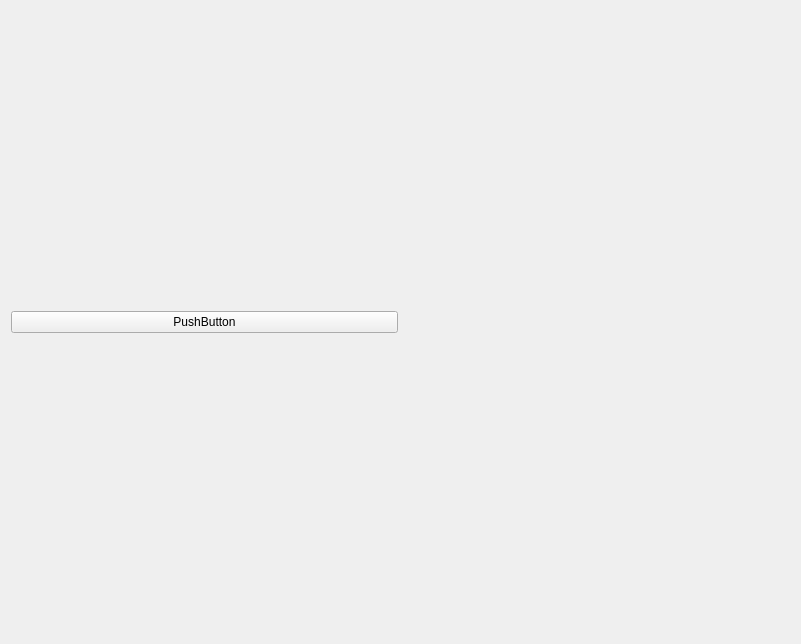
<?xml version="1.0" encoding="UTF-8"?>
<ui version="4.0">
 <class>Form</class>
 <widget class="QWidget" name="Form">
  <property name="geometry">
   <rect>
    <x>0</x>
    <y>0</y>
    <width>801</width>
    <height>644</height>
   </rect>
  </property>
  <property name="windowTitle">
   <string>Form</string>
  </property>
  <layout class="QHBoxLayout" name="horizontalLayout">
   <item>
    <widget class="QPushButton" name="pushButton">
     <property name="text">
      <string>PushButton</string>
     </property>
    </widget>
   </item>
   <item>
    <widget class="CEmbeddedDisplay" name="CEmbeddedDisplay"/>
   </item>
  </layout>
 </widget>
 <customwidgets>
  <customwidget>
   <class>PyDMEmbeddedDisplay</class>
   <extends>QFrame</extends>
   <header>pydm.widgets.embedded_display</header>
  </customwidget>
  <customwidget>
   <class>CEmbeddedDisplay</class>
   <extends>PyDMEmbeddedDisplay</extends>
   <header>comrad.widgets.containers</header>
  </customwidget>
 </customwidgets>
 <resources/>
 <connections/>
</ui>
